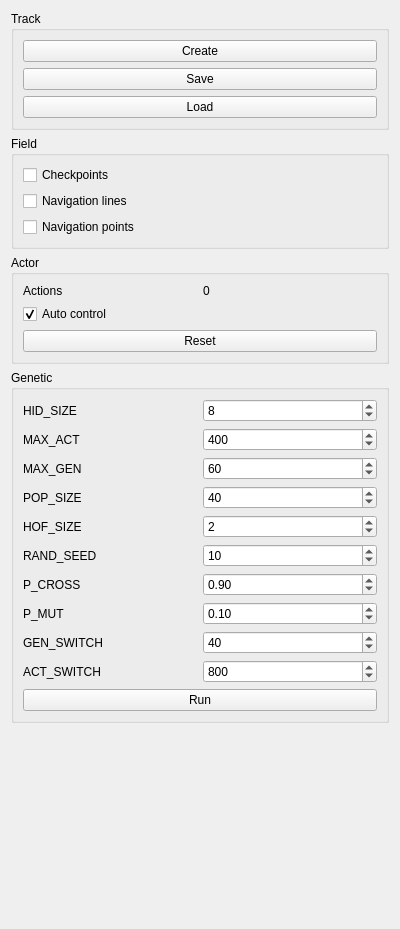
<?xml version="1.0" encoding="UTF-8"?>
<ui version="4.0">
 <class>Controls</class>
 <widget class="QWidget" name="Controls">
  <property name="geometry">
   <rect>
    <x>0</x>
    <y>0</y>
    <width>400</width>
    <height>929</height>
   </rect>
  </property>
  <property name="windowTitle">
   <string>Form</string>
  </property>
  <layout class="QVBoxLayout" name="verticalLayout">
   <item>
    <widget class="QGroupBox" name="groupBox">
     <property name="title">
      <string>Track</string>
     </property>
     <layout class="QVBoxLayout" name="verticalLayout_2">
      <item>
       <widget class="QPushButton" name="createTrack">
        <property name="text">
         <string>Create</string>
        </property>
       </widget>
      </item>
      <item>
       <widget class="QPushButton" name="saveTrack">
        <property name="text">
         <string>Save</string>
        </property>
       </widget>
      </item>
      <item>
       <widget class="QPushButton" name="loadTrack">
        <property name="text">
         <string>Load</string>
        </property>
       </widget>
      </item>
     </layout>
    </widget>
   </item>
   <item>
    <widget class="QGroupBox" name="groupBox_3">
     <property name="title">
      <string>Field</string>
     </property>
     <layout class="QVBoxLayout" name="verticalLayout_4">
      <item>
       <widget class="QCheckBox" name="checksCheck">
        <property name="text">
         <string>Checkpoints</string>
        </property>
       </widget>
      </item>
      <item>
       <widget class="QCheckBox" name="navLinesCheck">
        <property name="text">
         <string>Navigation lines</string>
        </property>
       </widget>
      </item>
      <item>
       <widget class="QCheckBox" name="navPointsCheck">
        <property name="text">
         <string>Navigation points</string>
        </property>
       </widget>
      </item>
     </layout>
    </widget>
   </item>
   <item>
    <widget class="QGroupBox" name="groupBox_4">
     <property name="title">
      <string>Actor</string>
     </property>
     <layout class="QVBoxLayout" name="verticalLayout_5">
      <item>
       <layout class="QHBoxLayout" name="horizontalLayout">
        <item>
         <widget class="QLabel" name="label_10">
          <property name="text">
           <string>Actions</string>
          </property>
         </widget>
        </item>
        <item>
         <widget class="QLabel" name="labelActions">
          <property name="text">
           <string>0</string>
          </property>
         </widget>
        </item>
       </layout>
      </item>
      <item>
       <widget class="QCheckBox" name="autoControlCheck">
        <property name="text">
         <string>Auto control</string>
        </property>
        <property name="checked">
         <bool>true</bool>
        </property>
       </widget>
      </item>
      <item>
       <widget class="QPushButton" name="resetBest">
        <property name="text">
         <string>Reset</string>
        </property>
       </widget>
      </item>
     </layout>
    </widget>
   </item>
   <item>
    <widget class="QGroupBox" name="groupBox_2">
     <property name="minimumSize">
      <size>
       <width>300</width>
       <height>0</height>
      </size>
     </property>
     <property name="title">
      <string>Genetic</string>
     </property>
     <layout class="QVBoxLayout" name="verticalLayout_3">
      <item>
       <layout class="QGridLayout" name="gridLayout_2">
        <item row="0" column="0">
         <widget class="QLabel" name="label">
          <property name="text">
           <string>HID_SIZE</string>
          </property>
         </widget>
        </item>
        <item row="8" column="0">
         <widget class="QLabel" name="label_9">
          <property name="text">
           <string>GEN_SWITCH</string>
          </property>
         </widget>
        </item>
        <item row="0" column="1">
         <widget class="QSpinBox" name="hidSize">
          <property name="minimum">
           <number>1</number>
          </property>
          <property name="value">
           <number>8</number>
          </property>
         </widget>
        </item>
        <item row="1" column="1">
         <widget class="QSpinBox" name="maxAct">
          <property name="minimum">
           <number>1</number>
          </property>
          <property name="maximum">
           <number>9999</number>
          </property>
          <property name="value">
           <number>400</number>
          </property>
         </widget>
        </item>
        <item row="6" column="1">
         <widget class="QDoubleSpinBox" name="pCross">
          <property name="maximum">
           <double>1.000000000000000</double>
          </property>
          <property name="singleStep">
           <double>0.050000000000000</double>
          </property>
          <property name="value">
           <double>0.900000000000000</double>
          </property>
         </widget>
        </item>
        <item row="7" column="1">
         <widget class="QDoubleSpinBox" name="pMut">
          <property name="maximum">
           <double>1.000000000000000</double>
          </property>
          <property name="singleStep">
           <double>0.050000000000000</double>
          </property>
          <property name="value">
           <double>0.100000000000000</double>
          </property>
         </widget>
        </item>
        <item row="3" column="1">
         <widget class="QSpinBox" name="popSize">
          <property name="minimum">
           <number>1</number>
          </property>
          <property name="maximum">
           <number>999</number>
          </property>
          <property name="value">
           <number>40</number>
          </property>
         </widget>
        </item>
        <item row="2" column="1">
         <widget class="QSpinBox" name="maxGen">
          <property name="minimum">
           <number>1</number>
          </property>
          <property name="maximum">
           <number>999</number>
          </property>
          <property name="value">
           <number>60</number>
          </property>
         </widget>
        </item>
        <item row="3" column="0">
         <widget class="QLabel" name="label_3">
          <property name="text">
           <string>POP_SIZE</string>
          </property>
         </widget>
        </item>
        <item row="5" column="0">
         <widget class="QLabel" name="label_8">
          <property name="text">
           <string>RAND_SEED</string>
          </property>
         </widget>
        </item>
        <item row="5" column="1">
         <widget class="QSpinBox" name="randSeed">
          <property name="minimum">
           <number>1</number>
          </property>
          <property name="value">
           <number>10</number>
          </property>
         </widget>
        </item>
        <item row="4" column="0">
         <widget class="QLabel" name="label_7">
          <property name="text">
           <string>HOF_SIZE</string>
          </property>
         </widget>
        </item>
        <item row="2" column="0">
         <widget class="QLabel" name="label_6">
          <property name="text">
           <string>MAX_GEN</string>
          </property>
         </widget>
        </item>
        <item row="6" column="0">
         <widget class="QLabel" name="label_4">
          <property name="text">
           <string>P_CROSS</string>
          </property>
         </widget>
        </item>
        <item row="7" column="0">
         <widget class="QLabel" name="label_5">
          <property name="text">
           <string>P_MUT</string>
          </property>
         </widget>
        </item>
        <item row="1" column="0">
         <widget class="QLabel" name="label_2">
          <property name="text">
           <string>MAX_ACT</string>
          </property>
         </widget>
        </item>
        <item row="4" column="1">
         <widget class="QSpinBox" name="hofSize">
          <property name="minimum">
           <number>1</number>
          </property>
          <property name="maximum">
           <number>9</number>
          </property>
          <property name="value">
           <number>2</number>
          </property>
         </widget>
        </item>
        <item row="9" column="0">
         <widget class="QLabel" name="label_11">
          <property name="text">
           <string>ACT_SWITCH</string>
          </property>
         </widget>
        </item>
        <item row="8" column="1">
         <widget class="QSpinBox" name="genSwitch">
          <property name="maximum">
           <number>999</number>
          </property>
          <property name="value">
           <number>40</number>
          </property>
         </widget>
        </item>
        <item row="9" column="1">
         <widget class="QSpinBox" name="actSwitch">
          <property name="maximum">
           <number>9999</number>
          </property>
          <property name="value">
           <number>800</number>
          </property>
         </widget>
        </item>
       </layout>
      </item>
      <item>
       <widget class="QPushButton" name="runGenetic">
        <property name="text">
         <string>Run</string>
        </property>
       </widget>
      </item>
     </layout>
    </widget>
   </item>
   <item>
    <spacer name="verticalSpacer">
     <property name="orientation">
      <enum>Qt::Vertical</enum>
     </property>
     <property name="sizeHint" stdset="0">
      <size>
       <width>20</width>
       <height>40</height>
      </size>
     </property>
    </spacer>
   </item>
  </layout>
 </widget>
 <resources/>
 <connections/>
</ui>
